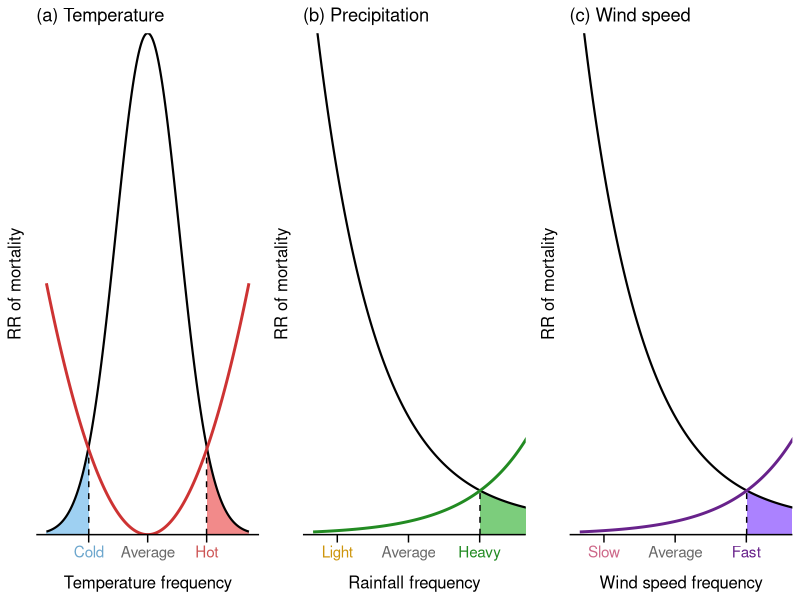
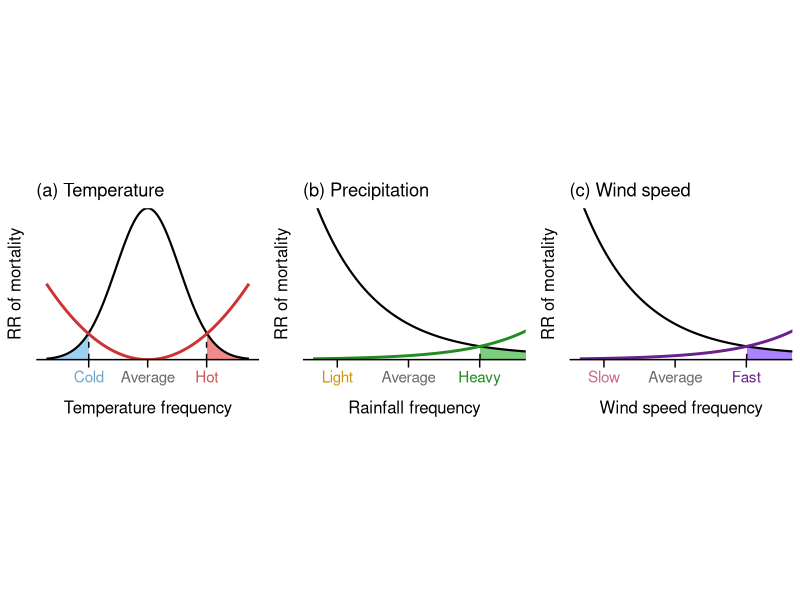

R code for these plots, in order:
library(ggplot2)
library(gridExtra)

# Define the inverse exponential function
exponential <- function(x, a = 1, b = 0.1, c = 0.1) {
  return(a * exp(-b * x) + c)
}


# First Graph: Normal Distribution 
x1 <- seq(-4, 4, length.out = 1000)
y1 <- dnorm(x1, mean = 0, sd = 1.25)
p5 <- qnorm(0.01, mean = 0, sd = 1)
p95 <- qnorm(0.99, mean = 0, sd = 1)
data1 <- data.frame(x1, y1)

# Add a quadratic variable to the dataset
# data1$quadratic <- (0.3 * data1$x1^2 + 0.4 * data1$x1) / 20
data1$mortality <- (0.2 * data1$x1^2) / 20  # Adjust coefficient for desired curvature

plot1 <- ggplot(data1, aes(x = x1, y = y1)) +
  geom_ribbon(data = subset(data1, x1 <= p5), aes(ymin = 0, ymax = y1), fill = "skyblue2", alpha = 0.75) +
  geom_ribbon(data = subset(data1, x1 >= p95), aes(ymin = 0, ymax = y1), fill = "indianred2", alpha = 0.75) +
  geom_line(color = "black", size = 0.75) +
  scale_x_continuous(breaks = round(c(p5, 0, p95), 2), labels = c("Cold", "Average", "Hot")) +
  scale_y_continuous(expand = c(0, 0)) +
  labs(title = "(a) Temperature", x = 'Temperature frequency', y = "RR of mortality") +
  theme_minimal() +
  theme(
    panel.grid = element_blank(),
    panel.background = element_blank(),
    axis.text.x = element_text(colour = c("skyblue3", "dimgrey", "indianred3"), size = 11),
    axis.line.x = element_line(color = "black", size = 0.5),
    axis.ticks.y = element_blank(),
    axis.text.y = element_blank(),
    axis.ticks = element_line(color = "black", size = 0.5),
    axis.ticks.length = unit(0.2, "cm"),
    axis.title = element_text(size = 12, color = "black"),
    axis.title.x = element_text(margin = margin(t = 10))
    ) +
  annotate("segment", x = p5, xend = p5, y = 0, yend = max(subset(data1, x1 <= p5)$y1), color = "black", linetype = "dashed", size = 0.5) + 
  annotate("segment", x = p95, xend = p95, y = 0, yend = max(subset(data1, x1 >= p95)$y1), color = "black", linetype = "dashed", size = 0.5)+
  # Add quadratic curve here
  geom_line(aes(y = mortality), color = "brown3", size = 1, linetype = "solid")  # Add asymmetric quadratic line


# Second Graph: Inverse Exponential Distribution
a <- 4.2 # initial steepness
b <- 1.2 # rate of decay
c <- 0.1 # plateau point
x2 <- seq(0, 4, length.out = 1000)
y2 <- exponential(x2, a=a, b=b, c=c)
p95_exp2 <- qexp(0.94, rate=b)
data2 <- data.frame(x2, y2)

data2$mortality <- exponential(x2, a=a, b=-1.2, c=c)/200

plot2 <- ggplot(data2, aes(x = x2, y = y2)) +
  geom_ribbon(data = subset(data2, x2 >= p95_exp2), aes(ymin = 0, ymax = y2), fill = "palegreen3", alpha = 1) +
  geom_line(color = "black", size = 0.75) +
  scale_x_continuous(breaks = round(c(p95_exp2-2, p95_exp2-1, p95_exp2), 2), labels = c("Light", "Average", "Heavy")) +
  scale_y_continuous(expand = c(0, 0)) +
  labs(title = "(b) Precipitation", x = 'Rainfall frequency', y = "RR of mortality") +
  theme_minimal() +
  theme(
    panel.grid = element_blank(),
    panel.background = element_blank(),
    axis.text.x = element_text(colour = c("darkgoldenrod3", "dimgrey", "forestgreen"), size = 11),
    axis.line.x = element_line(color = "black", size = 0.5),
    axis.ticks.y = element_blank(),
    axis.text.y = element_blank(),
    axis.ticks = element_line(color = "black", size = 0.5),
    axis.ticks.length = unit(0.2, "cm"),
    axis.title = element_text(size = 12, color = "black"),
    axis.title.x = element_text(margin = margin(t = 10))
    ) +
  annotate("segment", x = p95_exp2, xend = p95_exp2, y = 0, yend = max(subset(data2, x2 >= p95_exp2)$y2), color = "black", linetype = "dashed", size = 0.5)+
  geom_line(aes(y = mortality), color = "forestgreen", size = 1, linetype = "solid") +
  coord_cartesian(xlim = c(0, p95_exp2+0.5), ylim = c(0, 4))  # Set both x and y axis limits

# Second Graph: Inverse Exponential Distribution
a <- 4.2 # initial steepness
b <- 1.2 # rate of decay
c <- 0.1 # plateau point
x3 <- seq(0, 4, length.out = 1000)
y3 <- exponential(x3, a=a, b=b, c=c)
p95_exp3 <- qexp(0.94, rate=b)
data3 <- data.frame(x3, y3)

data3$mortality <- exponential(x3, a=a, b=-1.2, c=c)/200

plot3 <- ggplot(data3, aes(x = x3, y = y3)) +
  geom_ribbon(data = subset(data3, x3 >= p95_exp3), aes(ymin = 0, ymax = y3), fill = "mediumpurple1", alpha = 1) +
  geom_line(color = "black", size = 0.75) +
  scale_x_continuous(breaks = round(c(p95_exp3-2, p95_exp3-1, p95_exp3), 2), labels = c("Slow", "Average", "Fast")) +
  scale_y_continuous(expand = c(0, 0)) +
  labs(title = "(c) Wind speed", x = 'Wind speed frequency', y = "RR of mortality") +
  theme_minimal() +
  theme(
    panel.grid = element_blank(),
    panel.background = element_blank(),
    axis.text.x = element_text(colour = c("palevioletred3", "dimgrey", "darkorchid4"), size = 11),
    axis.line.x = element_line(color = "black", size = 0.5),
    axis.ticks.y = element_blank(),
    axis.text.y = element_blank(),
    axis.ticks = element_line(color = "black", size = 0.5),
    axis.ticks.length = unit(0.2, "cm"),
    axis.title = element_text(size = 12, color = "black"),
    axis.title.x = element_text(margin = margin(t = 10))
  ) +
  annotate("segment", x = p95_exp3, xend = p95_exp3, y = 0, yend = max(subset(data3, x3 >= p95_exp3)$y3), color = "black", linetype = "dashed", size = 0.5)+
  geom_line(aes(y = mortality), color = "darkorchid4", size = 1, linetype = "solid") +
  coord_cartesian(xlim = c(0, p95_exp3+0.5), ylim = c(0, 4))


# Display the plots
grid.arrange(plot1, plot2, plot3, nrow = 1)
grid.arrange(plot1, plot2, plot3, nrow = 1, widths = c(1, 1, 1), heights = unit(2.5, "in"))
